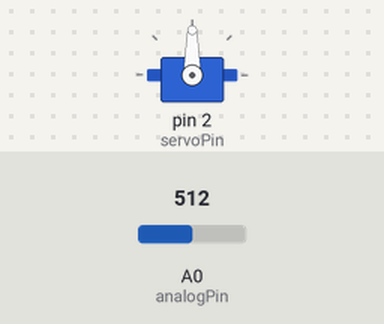
Simulated run of this sketch. Board: Arduino Uno, built with avr-gcc and run on an emulated ATmega328P. Parts: servo. Wiring (inferred from the names in the program): servo: signal pin 2. The test bench sets the inputs (shaded band); at power-on: A0 (analogPin) = 512. Servo pulses on a pin are drawn as a servo (544–2400 µs = 0–180°).

Above: at 1.2 s.
1.3 s: A0 (analogPin) set to 716
At 2.5 s:
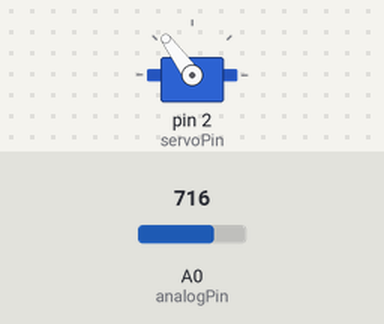
2.8 s: A0 (analogPin) set to 900
At 3.2 s:
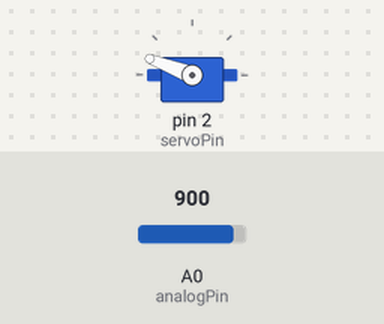
4.3 s: A0 (analogPin) set to 1023
At 5.4 s:
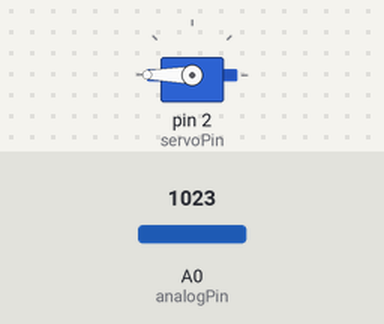
5.8 s: A0 (analogPin) set to 306
At 6.5 s:
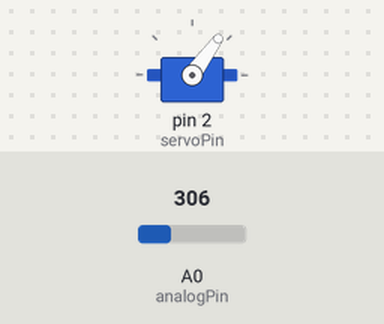
7.3 s: A0 (analogPin) set to 122
At 7.7 s:
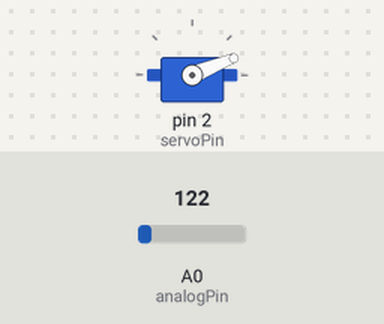
8.8 s: A0 (analogPin) set to 510
At 9.5 s:
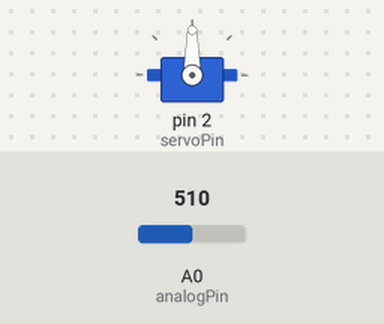
Timing chart, 0 to 11.3 s (numbered marks = the images above; inputs shaded):
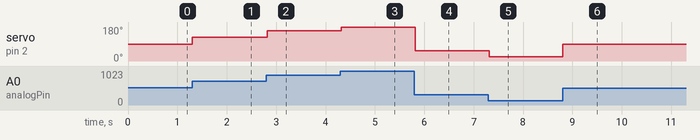

Measured:
- after the input at 1.3 s, servo on pin 2 (servoPin): 90° → 126° at once
- after the input at 2.8 s, servo on pin 2 (servoPin): 126° → 159° at once
- after the input at 4.3 s, servo on pin 2 (servoPin): 159° → 180° at once
- after the input at 5.8 s, servo on pin 2 (servoPin): 180° → 54° at once
- after the input at 7.3 s, servo on pin 2 (servoPin): 54° → 22° at once
- after the input at 8.8 s, servo on pin 2 (servoPin): 22° → 90° at once

The sketch:

ArduinoSensorToMotor.ino
```cpp
 int servoPin = 2;     // Control pin for servo motor
 int minPulse = 500;   // Minimum servo position
 int maxPulse = 2500;  // Maximum servo position
 int pulse = 0;        // Amount to pulse the servo

 long lastPulse = 0;    // the time in milliseconds of the last pulse
 int refreshTime = 20; // the time needed in between pulses

 int analogValue = 0;  // the value returned from the analog sensor
 int analogPin = 0;    // the analog pin that the sensor's on

 void setup() {
  pinMode(servoPin, OUTPUT);  // Set servo pin as an output pin
  pulse = minPulse;           // Set the motor position value to the minimum
  Serial.begin(9600);
 }

 void loop() {
  analogValue = analogRead(analogPin);      // read the analog input
  pulse = map(analogValue,0,1023,minPulse,maxPulse);    // convert the analog value
                                                        // to a range between minPulse
                                                        // and maxPulse.

  // pulse the servo again if rhe refresh time (20 ms) have passed:
  if (millis() - lastPulse >= refreshTime) {
    digitalWrite(servoPin, HIGH);   // Turn the motor on
    delayMicroseconds(pulse);       // Length of the pulse sets the motor position
    digitalWrite(servoPin, LOW);    // Turn the motor off
    lastPulse = millis();           // save the time of the last pulse
  }
 }
```
